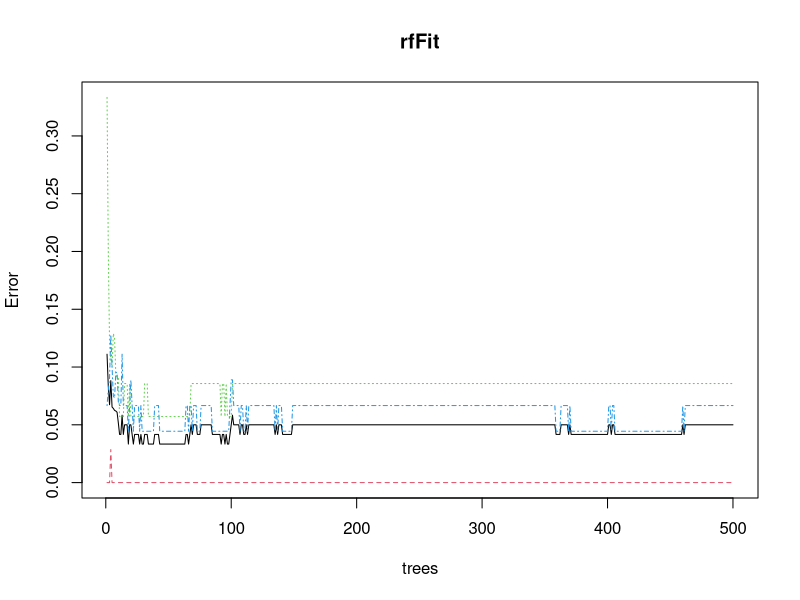

The R script that drew this image:
## ---- chunk 1
library(randomForest)
library(datasets)
library(caret)
library(tidyverse)
library(knitr)
knitr::opts_chunk$set(fig.path = "../images/")
## ---- chunk 2
knitr::opts_chunk$set(echo = TRUE)
## ---- chunk 3
data <- iris
data$Species <- as.factor(data$Species)

set.seed(123)
train <- sample(1:nrow(data), size = nrow(data)*0.8)
test <- dplyr::setdiff(1:nrow(data), train)

dataTrain <- data[train, ]
dataTest <- data[test, ]

rfFit <- randomForest(Species ~ ., data = dataTrain, mtry = round(ncol(data)/3), ntree = 500, importance = TRUE)

rfFit

plot(rfFit)

pred <- predict(rfFit, newdata = dataTest)
postResample(pred, dataTest$Species)
